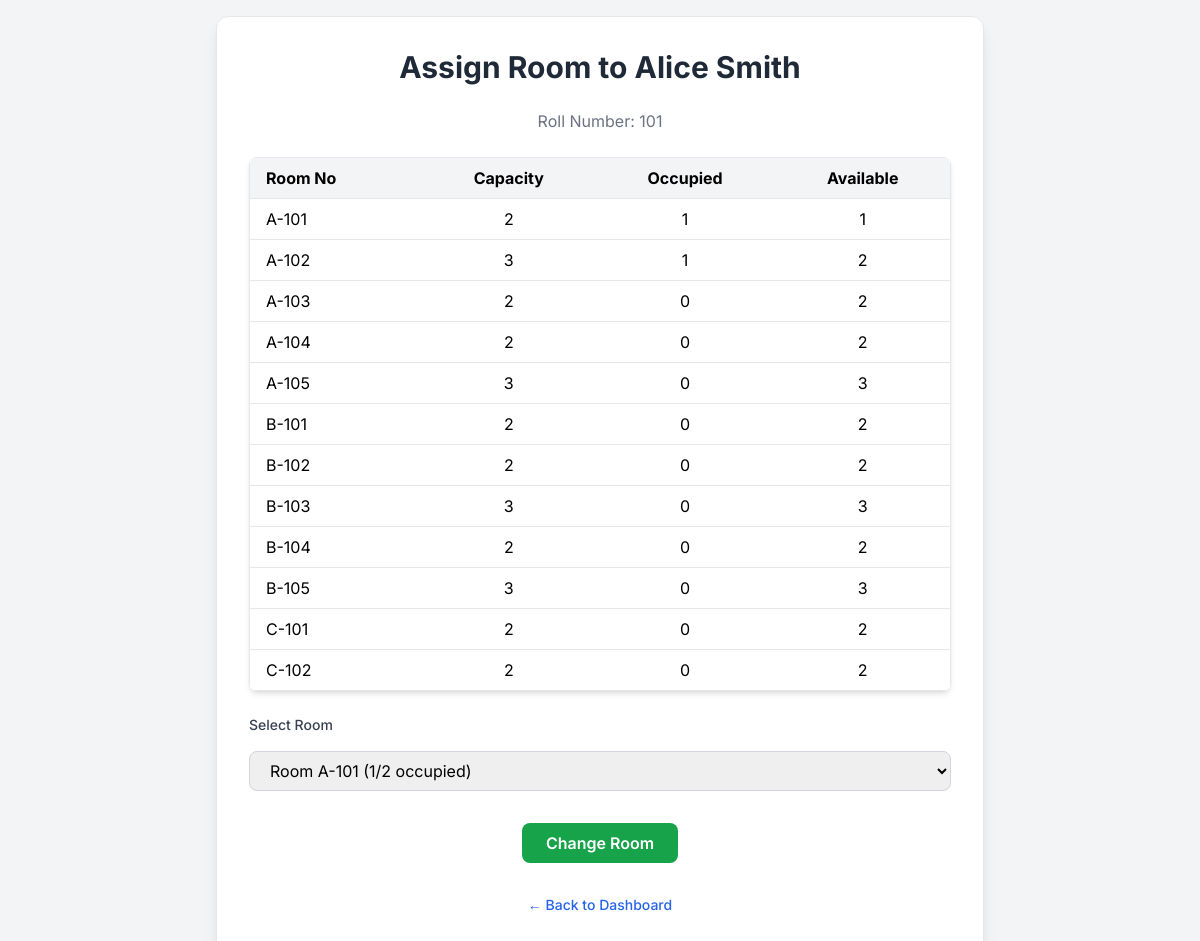
Page /assign_room/1 (signed in) on the committed database.
### models.py (models this page shows, shortened)
class Student(db.Model):
    id = db.Column(db.Integer, primary_key=True)
    roll = db.Column(db.String(20), unique=True, nullable=False)
    name = db.Column(db.String(100), nullable=False)
    email = db.Column(db.String(100), nullable=False)
    password_hash = db.Column(db.String(128))
    room_id = db.Column(db.Integer, db.ForeignKey('room.id'))
    room = db.relationship('Room', back_populates='students')
    last_active = db.Column(db.DateTime, nullable=True)
    last_active_ip = db.Column(db.String(45), nullable=True)
    is_assigned = db.Column(db.Boolean, default=False)
    complaints = db.relationship('Complaint', backref='student', cascade='all, delete-orphan')
    cart_items = db.relationship('Cart', backref='student', cascade='all, delete-orphan')
    gate_passes = db.relationship('GatePass', backref='student', cascade='all, delete-orphan')
    fees = db.relationship('Fees', backref='student', cascade='all, delete-orphan')
    orders = db.relationship('Order', backref='student', cascade='all, delete-orphan')

class Room(db.Model):
    id = db.Column(db.Integer, primary_key=True)
    room_no = db.Column(db.String(10), unique=True, nullable=False)
    capacity = db.Column(db.Integer, nullable=False)
    occupied = db.Column(db.Integer, default=0)
    students = db.relationship('Student', back_populates='room')

### app.py (the view, shortened to what this page needs)
@app.route('/assign_room/<int:student_id>', methods=['GET', 'POST'])
def assign_room(student_id):
    if 'logged_in' not in session or session['role'] != 'admin':
        flash('Unauthorized access.', 'danger')
        return redirect(url_for('index'))
    student = Student.query.get_or_404(student_id)
    rooms = Room.query.order_by(Room.room_no).all()
    room_assigned = True if student.room else False
    return render_template('assign_room.html', student=student, rooms=rooms, room_assigned=room_assigned)

### app.py (called while the page is built)
@app.before_request
def update_last_active():
    if 'logged_in' in session and session.get('role') == 'student':
        student_id = session.get('user_id')
        student = Student.query.get(student_id)
        if student:
            ist = ZoneInfo("Asia/Kolkata")
            student.last_active = datetime.now(ist)
            student.last_active_ip = request.remote_addr
            db.session.commit()

@app.context_processor
def inject_cart_count():
    if 'user_id' in session and session.get('role') == 'student':
        student_id = session['user_id']
        cart_items = Cart.query.filter_by(student_id=student_id).all()
        cart_count = sum(item.quantity for item in cart_items)
    else:
        cart_count = 0
    return dict(cart_count=cart_count)

### templates/assign_room.html (shortened to what this page needs)
<!DOCTYPE html>
<html lang="en">
<head>
    <script src="https://cdn.tailwindcss.com"></script>
</head>
<body class="flex items-center justify-center min-h-screen p-4">
<div class="w-full max-w-3xl p-8 space-y-6 bg-white rounded-xl shadow-lg border border-gray-200 fade-in">
    <h2 class="text-3xl font-bold text-center text-gray-800">Assign Room to {{ student.name }}</h2>
    <p class="text-center text-gray-500">Roll Number: {{ student.roll }}</p>
    <div class="overflow-x-auto rounded-lg shadow-md">
        <table class="min-w-full table-auto border border-gray-200">
            <thead class="bg-gray-100">
                <tr>
                    <th class="px-4 py-2 border-b text-left">Room No</th>
                    <th class="px-4 py-2 border-b text-center">Capacity</th>
                    <th class="px-4 py-2 border-b text-center">Occupied</th>
                    <th class="px-4 py-2 border-b text-center">Available</th>
                </tr>
            </thead>
            <tbody>
                {% for room in rooms %}
                <tr class="text-center {% if room.occupied >= room.capacity %}bg-red-50{% else %}hover:bg-gray-50{% endif %} transition duration-200">
                    <td class="px-4 py-2 border-b text-left">{{ room.room_no }}</td>
                    <td class="px-4 py-2 border-b">{{ room.capacity }}</td>
                    <td class="px-4 py-2 border-b">{{ room.occupied }}</td>
                    <td class="px-4 py-2 border-b">{{ room.capacity - room.occupied }}</td>
                </tr>
                {% endfor %}
            </tbody>
        </table>
    </div>
    <form method="POST" class="space-y-4">
        <label for="room_no" class="block text-sm font-medium text-gray-700">Select Room</label>
        <select id="room_no" name="room_no" required
                class="w-full px-4 py-2 border border-gray-300 rounded-lg focus:ring-2 focus:ring-blue-500 focus:border-blue-500 transition duration-200">
            {% for room in rooms %}
                <option value="{{ room.room_no }}"
                    {% if student.room and student.room.room_no == room.room_no %}selected{% endif %}>
                    Room {{ room.room_no }} ({{ room.occupied }}/{{ room.capacity }} occupied)
                </option>
            {% endfor %}
        </select>
        <div class="flex justify-center">
            <button type="submit"
                class="mt-4 px-6 py-2 rounded-lg font-semibold transition duration-300 ease-in-out
                       {% if room_assigned %}bg-green-600 text-white hover:bg-green-700{% else %}bg-blue-600 text-white hover:bg-blue-700{% endif %}">
                {% if room_assigned %}Change Room{% else %}Assign Room{% endif %}
            </button>
        </div>
    </form>
    <div class="text-center mt-4">
        <a href="{{ url_for('admin_dashboard') }}"
           class="inline-block py-2 px-4 text-sm font-medium text-blue-600 hover:text-blue-800 transition duration-200">
            &larr; Back to Dashboard
        </a>
    </div>
</div>
</body>
</html>

### templates/assign_room.html (style rules this page uses)
body { font-family: 'Inter', sans-serif; background-color: #f3f4f6; }
.fade-in { animation: fadeIn 0.5s ease-in-out; }

### rows in the picture
Student: name "Alice Smith", roll "101"
Room: room_no "A-101", capacity "2", occupied "1", room.capacity-room.occupied "1"
Room: room_no "A-102", capacity "3", occupied "1", room.capacity-room.occupied "2"
Room: room_no "A-103", capacity "2", occupied "0", room.capacity-room.occupied "2"
Room: room_no "A-104", capacity "2", occupied "0", room.capacity-room.occupied "2"
Room: room_no "A-105", capacity "3", occupied "0", room.capacity-room.occupied "3"
Room: room_no "B-101", capacity "2", occupied "0", room.capacity-room.occupied "2"
Room: room_no "B-102", capacity "2", occupied "0", room.capacity-room.occupied "2"
Room: room_no "B-103", capacity "3", occupied "0", room.capacity-room.occupied "3"
Room: room_no "B-104", capacity "2", occupied "0", room.capacity-room.occupied "2"
Room: room_no "B-105", capacity "3", occupied "0", room.capacity-room.occupied "3"
Room: room_no "C-101", capacity "2", occupied "0", room.capacity-room.occupied "2"
Room: room_no "C-102", capacity "2", occupied "0", room.capacity-room.occupied "2"
